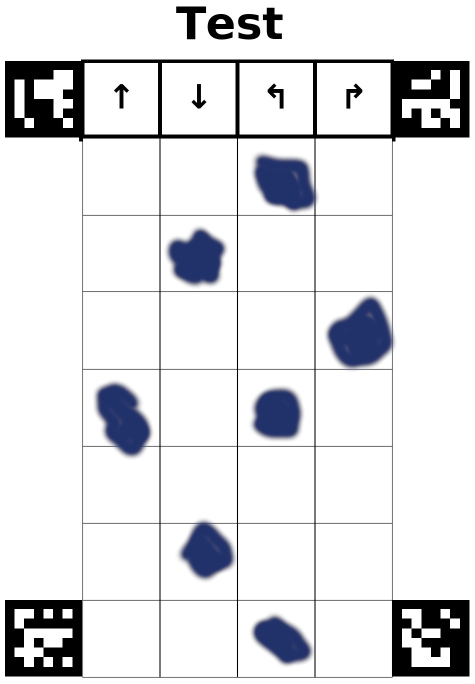
#> input picture images/aruco-test.jpg, 949 x 1367 px (shown at 1/2 size)
$ python -i pageutils.py   (imports and definitions only)
#> lines starting #> are read from the running program, lines starting #| are printed output that depends on the picture
import cv2
import numpy as np


def find_corners(image):
    gray = cv2.cvtColor(image, cv2.COLOR_BGR2GRAY)
    gray = cv2.medianBlur(gray, 11)
    gray = cv2.Canny(gray, 120, 255, 1)


    height, width = gray.shape[:2]
    min_distance = min(width, height) / 2

    print(f"{width}x{height} min distance {min_distance}")

    cv2.imshow("tracked", gray)

    features = cv2.goodFeaturesToTrack(gray, 40, 0.5, 50)

    if features is None:
        return np.array([])

    if len(features) == 4:
        return order_points_clockwise(features[:, 0])

    return features[:, 0]


def valid_corners(corners, max_diff=0.2):
    if len(corners) != 4:
        print(f"not 4 corners - {len(corners)}...")
        return False

    left_edge = np.linalg.norm(corners[0] - corners[3])
    right_edge = np.linalg.norm(corners[1] - corners[2])

    max_edge = max(left_edge, right_edge)
    diff = abs(left_edge - right_edge)

    if diff > max_edge * max_diff:
        print(f"edge left/right diff to small {diff}")
        return False

    top_edge = np.linalg.norm(corners[0] - corners[1])
    bottom_edge = np.linalg.norm(corners[2] - corners[3])

    max_edge = max(top_edge, bottom_edge)
    diff = abs(top_edge - bottom_edge)

    if diff > max_edge * max_diff:
        print(f"edge top/bottom diff to small {diff}")
        return False

    return True


def perspective_transform(img, corners):
    height = max(np.linalg.norm(corners[0] - corners[3]),
                 np.linalg.norm(corners[1] - corners[2]))
    width = max(np.linalg.norm(corners[0] - corners[1]),
                np.linalg.norm(corners[2] - corners[3]))

    target_ratio = 291/210
    ratio = height/width
    ratio_diff = abs(target_ratio - ratio)

    print(f'ratio is {ratio} diff {ratio_diff}, {width}x{height}')

    layout = np.array([[0, 0], [width, 0], [width, height], [0, height]], np.float32)

    transform_matrix = cv2.getPerspectiveTransform(corners, layout)

    return cv2.warpPerspective(img, transform_matrix, (int(width), int(height)))


def order_points_clockwise(points):
    by_x = points[points[:, 0].argsort()]

    two_left = by_x[:2]
    two_left_from_the_top = two_left[two_left[:, 1].argsort()]

    two_right = by_x[-2:]
    two_right_from_the_top = two_right[two_right[:, 1].argsort()]

    # from top-left, clockwise
    return np.array([two_left_from_the_top[0], two_right_from_the_top[0], two_right_from_the_top[1], two_left_from_the_top[1]])


def debug_image(image, corners):
    color = (0, 0, 255)
    thickness = 8

    for corner in corners:
        cv2.circle(image, tuple(corner), thickness, color, -1)

    if len(corners) == 4:
        cv2.line(image, tuple(corners[0]), tuple(corners[1]), color, round(thickness / 2))
        cv2.line(image, tuple(corners[1]), tuple(corners[2]), color, round(thickness / 2))
        cv2.line(image, tuple(corners[2]), tuple(corners[3]), color, round(thickness / 2))
        cv2.line(image, tuple(corners[3]), tuple(corners[0]), color, round(thickness / 2))

    return image


def preview_ui(image):
    preview = image.copy()

    corners = find_corners(image)

    if valid_corners(corners):
        image = perspective_transform(image, corners)

    preview = debug_image(preview, corners)

    cv2.imshow("preview", preview)
    cv2.imshow("image", image)

>>> import cv2
>>> picture = cv2.imread('images/aruco-test.jpg')
#> picture is the input picture: shape (1367, 949, 3); mean B, G, R 226.8, 224.2, 223.5
>>> result = preview_ui(picture)
#> in find_corners, `gray = cv2.cvtColor(image, cv2.COLOR_BGR2GRAY)`:
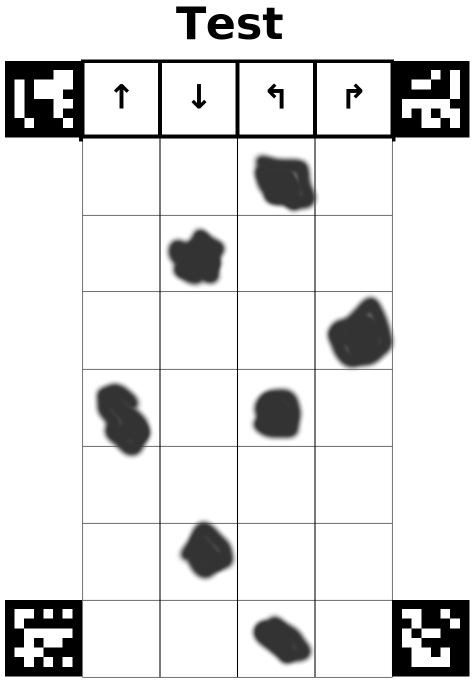
#> gray: shape (1367, 949) (shown at 1/2 size); min 0, max 255, mean 224.3
#> in find_corners, `gray = cv2.medianBlur(gray, 11)`:
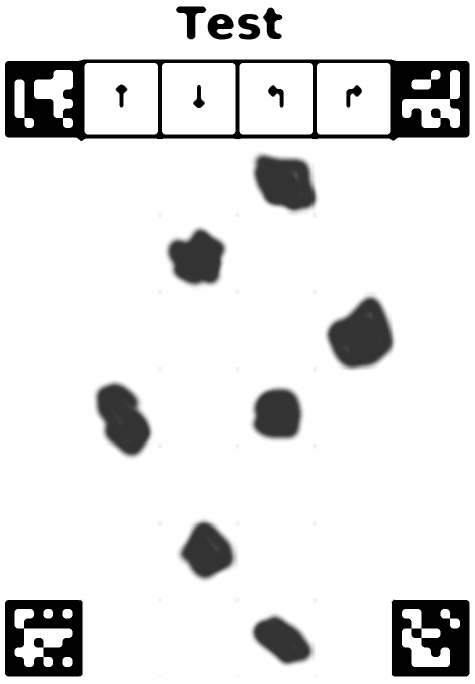
#> gray: shape (1367, 949) (shown at 1/2 size); min 0, max 255, mean 226.9
#> in find_corners, `gray = cv2.Canny(gray, 120, 255, 1)`:
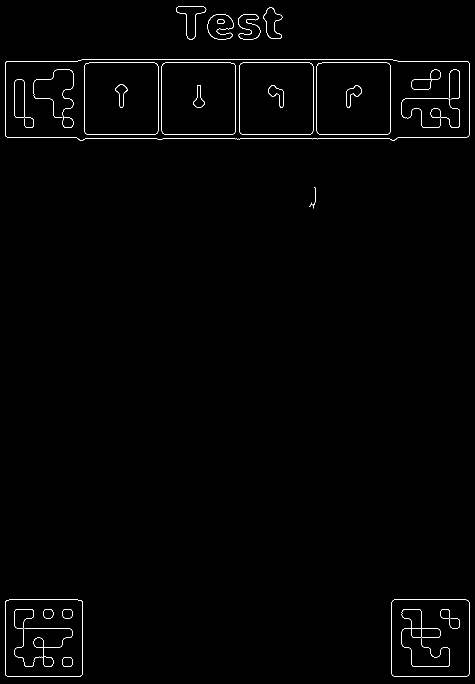
#> gray: shape (1367, 949) (shown at 1/2 size); 0.79% white in thin lines or dots
#| 949x1367 min distance 474.5
#> in find_corners, `features = cv2.goodFeaturesToTrack(gray, 40, 0.5, 50)`: features = 16 rows, first 8: [128, 237], [840, 1273], [45, 1254], [862, 159], [87, 1313], [623, 409], [448, 43], [878, 233]
#> in preview_ui, `corners = find_corners(image)`: corners has the same summary as features in find_corners
#> (printed output is left out)
#> the loop in debug_image, `for corner in corners:` made 16 passes
#> corner on passes 1 to 12: [128, 237], [840, 1273], [45, 1254], [862, 159], [87, 1313], [623, 409], [448, 43], [878, 233], [46, 233], [253, 179], [399, 172], [516, 34]
